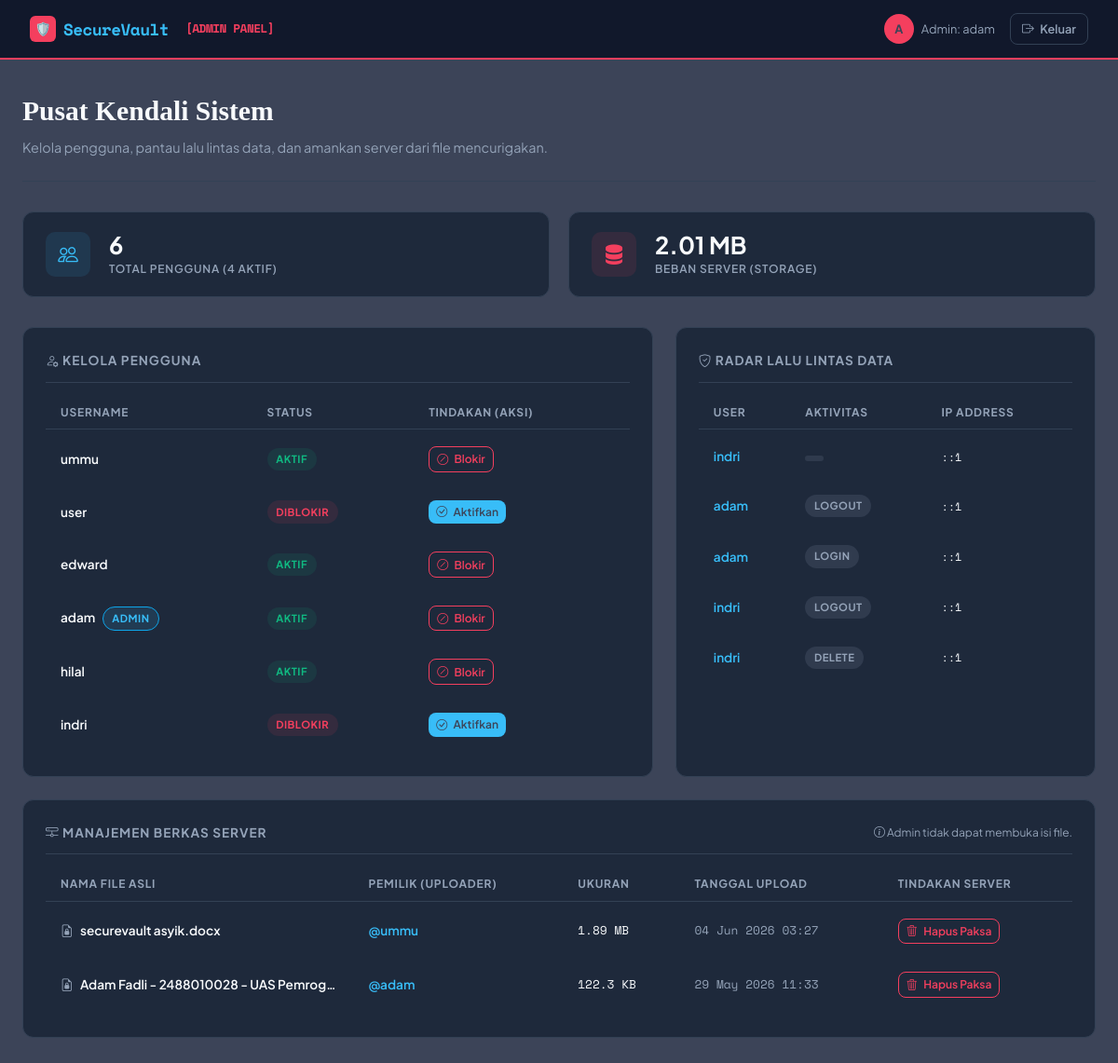
Screenshot of /securevault/admin_dashboard.php (signed in) with the database file from the repository.
### tables this page shows
CREATE TABLE `users` (
  `id` int(11) NOT NULL,
  `username` varchar(50) NOT NULL,
  `email` varchar(100) NOT NULL,
  `role` enum('user','admin') NOT NULL DEFAULT 'user',
  `password_hash` varchar(255) NOT NULL,
  `public_key` text NOT NULL,
  `private_key_enc` text NOT NULL,
  `private_key_iv` varchar(64) NOT NULL,
  `private_key_salt` varchar(64) NOT NULL,
  `created_at` timestamp NOT NULL DEFAULT current_timestamp(),
  `last_login` timestamp NULL DEFAULT NULL,
  `is_active` tinyint(1) DEFAULT 1
);

CREATE TABLE `activity_logs` (
  `id` int(11) NOT NULL,
  `user_id` int(11) NOT NULL,
  `action` enum('register','login','logout','upload','download','share','revoke_share','delete','view','preview') NOT NULL,
  `file_id` int(11) DEFAULT NULL,
  `target_user_id` int(11) DEFAULT NULL,
  `ip_address` varchar(45) DEFAULT NULL,
  `user_agent` varchar(500) DEFAULT NULL,
  `details` text DEFAULT NULL,
  `created_at` timestamp NOT NULL DEFAULT current_timestamp()
);

CREATE TABLE `files` (
  `id` int(11) NOT NULL,
  `owner_id` int(11) NOT NULL,
  `filename_original` varchar(255) NOT NULL,
  `filename_stored` varchar(255) NOT NULL,
  `file_size` bigint(20) NOT NULL,
  `mime_type` varchar(100) DEFAULT NULL,
  `file_hash` varchar(64) NOT NULL,
  `original_hash` varchar(64) NOT NULL,
  `session_key_enc` text NOT NULL,
  `session_key_iv` varchar(64) NOT NULL,
  `aes_tag` varchar(64) NOT NULL,
  `is_deleted` tinyint(1) DEFAULT 0,
  `created_at` timestamp NOT NULL DEFAULT current_timestamp(),
  `updated_at` timestamp NOT NULL DEFAULT current_timestamp() ON UPDATE current_timestamp()
);

### securevault/admin_dashboard.php (the view, shortened to what this page needs)
<?php
$db = getDB();
$usersCount = $db->query("SELECT COUNT(*) FROM users")->fetchColumn();
$activeUsers = $db->query("SELECT COUNT(*) FROM users WHERE is_active = 1")->fetchColumn();
$totalStorage = $db->query("SELECT SUM(file_size) FROM files WHERE is_deleted = 0")->fetchColumn();
$recentLogs = $db->query("
    SELECT a.*, u.username
    FROM activity_logs a
    JOIN users u ON a.user_id = u.id
    ORDER BY a.created_at DESC LIMIT 5
")->fetchAll();
$allUsers = $db->query("SELECT id, username, email, role, is_active FROM users ORDER BY id DESC")->fetchAll();
$allFiles = $db->query("
    SELECT f.id, f.filename_original, f.file_size, f.created_at, u.username as owner_name
    FROM files f
    JOIN users u ON f.owner_id = u.id
    WHERE f.is_deleted = 0
    ORDER BY f.created_at DESC
")->fetchAll();
function fmtSize($b) {
    if ($b < 1048576) return round($b/1024,1) . ' KB';
    return round($b/1048576,2) . ' MB';
}
?>
<!DOCTYPE html>
<html lang="id">
<head>
  <link rel="stylesheet" href="/securevault/assets/css/style.css?v=<?php echo time(); ?>">
  <link rel="stylesheet" href="https://cdnjs.cloudflare.com/ajax/libs/bootstrap-icons/1.11.3/font/bootstrap-icons.min.css">
</head>
<body>
<nav class="sv-navbar" style="border-bottom: 2px solid var(--danger);">
  <a href="#" class="sv-brand">
    <div class="lock-icon" style="background: var(--danger);">🛡️</div>
    SecureVault <span style="color: var(--danger); font-size: 0.8rem; margin-left:10px;">[ADMIN PANEL]</span>
  </a>
  <div class="sv-nav-right">
    <div class="user-badge">
      <div class="avatar" style="background: var(--danger);"><?= strtoupper(substr($_SESSION['username'], 0, 1)) ?></div>
      <span>Admin: <?= htmlspecialchars($_SESSION['username']) ?></span>
    </div>
    <a href="/securevault/logout.php" class="btn-sv btn-ghost" style="padding:0.35rem 0.75rem;font-size:0.8rem">
      <i class="bi bi-box-arrow-right"></i> Keluar
    </a>
  </div>
</nav>
<main class="sv-main">
  <div class="page-header fade-in-up">
    <h1>Pusat Kendali Sistem</h1>
    <p>Kelola pengguna, pantau lalu lintas data, dan amankan server dari file mencurigakan.</p>
  </div>
  <div class="stats-grid" style="margin-bottom:2rem;">
    <div class="stat-card fade-in-up">
      <div class="stat-icon" style="background:rgba(56, 189, 248, 0.1);color:var(--accent)">
        <i class="bi bi-people"></i>
      </div>
      <div>
        <div class="stat-value"><?= $usersCount ?></div>
        <div class="stat-label">Total Pengguna (<?= $activeUsers ?> Aktif)</div>
      </div>
    </div>
    <div class="stat-card fade-in-up" style="animation-delay:0.1s">
      <div class="stat-icon" style="background:rgba(244, 63, 94, 0.1);color:var(--danger)">
        <i class="bi bi-server"></i>
      </div>
      <div>
        <div class="stat-value"><?= fmtSize($totalStorage) ?></div>
        <div class="stat-label">Beban Server (Storage)</div>
      </div>
    </div>
  </div>
  <div style="display:grid;grid-template-columns:1.5fr 1fr;gap:1.5rem; margin-bottom:1.5rem;">
    <div class="sv-card fade-in-up">
      <div class="sv-card-header">
        <h5><i class="bi bi-person-gear"></i> Kelola Pengguna</h5>
      </div>
      <div style="overflow-x: auto;">
        <table class="sv-table">
          <thead>
            <tr>
              <th>Username</th>
              <th>Status</th>
              <th>Tindakan (Aksi)</th>
            </tr>
          </thead>
          <tbody>
            <?php foreach ($allUsers as $u): ?>
            <tr>
              <td style="font-weight: 600; color: var(--text-primary);">
                <?= htmlspecialchars($u['username']) ?>
                <?= $u['role'] === 'admin' ? '<span class="sv-badge badge-shared" style="margin-left:5px;">Admin</span>' : '' ?>
              </td>
              <td>
                <?php if ($u['is_active'] == 1): ?>
                    <span class="sv-badge" style="background: rgba(16, 185, 129, 0.1); color: #10b981;">Aktif</span>
                <?php else: ?>
                    <span class="sv-badge" style="background: rgba(244, 63, 94, 0.1); color: var(--danger);">Diblokir</span>
                <?php endif; ?>
              </td>
              <td>
                <?php if ($u['id'] !== $_SESSION['user_id']): ?>
                    <?php if ($u['is_active'] == 1): ?>
                        <a href="?action=suspend&id=<?= $u['id'] ?>" class="btn-sv btn-danger-sv" style="padding:0.2rem 0.5rem; font-size:0.75rem;" onclick="return confirm('Yakin ingin memblokir user ini?');">
                            <i class="bi bi-slash-circle"></i> Blokir
                        </a>
                    <?php else: ?>
                        <a href="?action=activate&id=<?= $u['id'] ?>" class="btn-sv btn-primary-sv" style="padding:0.2rem 0.5rem; font-size:0.75rem;">
                            <i class="bi bi-check-circle"></i> Aktifkan
                        </a>
                    <?php endif; ?>
                <?php else: ?>
                    <span style="font-size:0.75rem; color:var(--text-muted);">(Anda Sendiri)</span>
                <?php endif; ?>
              </td>
            </tr>
            <?php endforeach; ?>
          </tbody>
        </table>
      </div>
    </div>
    <div class="sv-card fade-in-up" style="animation-delay:0.2s">
      <div class="sv-card-header">
        <h5><i class="bi bi-shield-check"></i> Radar Lalu Lintas Data</h5>
      </div>
      <table class="sv-table">
        <thead>
          <tr>
            <th>User</th>
            <th>Aktivitas</th>
            <th>IP Address</th>
          </tr>
        </thead>
        <tbody>
          <?php foreach ($recentLogs as $log): ?>
          <tr>
            <td style="font-weight: 600; color: var(--accent);"><?= htmlspecialchars($log['username']) ?></td>
            <td>
               <span class="sv-badge badge-private"><?= htmlspecialchars($log['action']) ?></span>
            </td>
            <td style="font-family: var(--mono); font-size:0.75rem;"><?= htmlspecialchars($log['ip_address']) ?></td>
          </tr>
          <?php endforeach; ?>
        </tbody>
      </table>
    </div>
  </div>
  <div class="sv-card fade-in-up" style="animation-delay:0.3s">
    <div class="sv-card-header">
      <h5><i class="bi bi-hdd-network"></i> Manajemen Berkas Server</h5>
      <span style="font-size: 0.75rem; color: var(--text-muted);"><i class="bi bi-info-circle"></i> Admin tidak dapat membuka isi file.</span>
    </div>
    <div style="overflow-x: auto;">
      <table class="sv-table">
        <thead>
          <tr>
            <th>Nama File Asli</th>
            <th>Pemilik (Uploader)</th>
            <th>Ukuran</th>
            <th>Tanggal Upload</th>
            <th>Tindakan Server</th>
          </tr>
        </thead>
        <tbody>
          <?php foreach ($allFiles as $f): ?>
          <tr>
            <td style="font-weight: 600; color: var(--text-primary); max-width: 250px; white-space: nowrap; overflow: hidden; text-overflow: ellipsis;">
              <i class="bi bi-file-earmark-lock2" style="color:var(--text-muted); margin-right:5px;"></i> <?= htmlspecialchars($f['filename_original']) ?>
            </td>
            <td style="color: var(--accent); font-weight: 600;">
              @<?= htmlspecialchars($f['owner_name']) ?>
            </td>
            <td style="font-family: var(--mono); font-size: 0.8rem;">
              <?= fmtSize($f['file_size']) ?>
            </td>
            <td style="font-family: var(--mono); font-size: 0.8rem; color: var(--text-muted);">
              <?= date('d M Y H:i', strtotime($f['created_at'])) ?>
            </td>
            <td>
              <a href="?action=delete_file&id=<?= $f['id'] ?>" class="btn-sv btn-danger-sv" style="padding:0.2rem 0.5rem; font-size:0.75rem;" onclick="return confirm('Tindakan ini akan menghapus file dari server. Lanjutkan?');">
                <i class="bi bi-trash3"></i> Hapus Paksa
              </a>
            </td>
          </tr>
          <?php endforeach; ?>
        </tbody>
      </table>
    </div>
  </div>
</main>
</body>
</html>

### rows the page displays
users: username "ummu", is_active "AKTIF"
users: username "user", is_active "DIBLOKIR"
users: username "edward", is_active "AKTIF"
users: username "adam", role "ADMIN", is_active "AKTIF"
users: username "hilal", is_active "AKTIF"
users: username "indri", is_active "DIBLOKIR"
activity_logs: user.username "indri", ip_address "::1"
activity_logs: user.username "adam", action "LOGOUT", ip_address "::1"
activity_logs: user.username "adam", action "LOGIN", ip_address "::1"
activity_logs: user.username "indri", action "LOGOUT", ip_address "::1"
activity_logs: user.username "indri", action "DELETE", ip_address "::1"
files: filename_original "securevault asyik.docx", owner.username "ummu", file_size "1.89 MB", created_at "04 Jun 2026 03:27"
files: filename_original "Adam Fadli - 2488010028 - UAS Pemrog…", owner.username "adam", file_size "122.3 KB", created_at "29 May 2026 11:33"

### other values shown
substr($_SESSION['username'], 0, 1) "A"
$_SESSION['username'] "adam"
$usersCount "6"
$activeUsers "4"
fmtSize($totalStorage) "2.01 MB"
